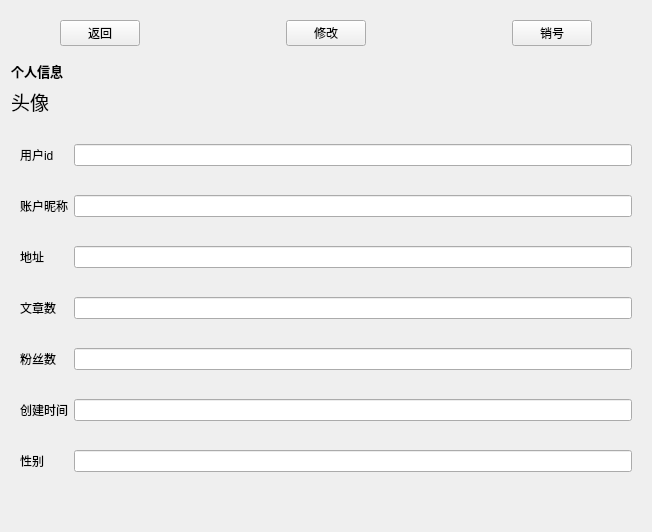
<?xml version="1.0" encoding="UTF-8"?>
<ui version="4.0">
 <class>Form</class>
 <widget class="QWidget" name="Form">
  <property name="geometry">
   <rect>
    <x>0</x>
    <y>0</y>
    <width>652</width>
    <height>532</height>
   </rect>
  </property>
  <property name="windowTitle">
   <string>Form</string>
  </property>
  <layout class="QVBoxLayout" name="verticalLayout">
   <item>
    <widget class="QWidget" name="widget_2" native="true">
     <property name="sizePolicy">
      <sizepolicy hsizetype="Preferred" vsizetype="Fixed">
       <horstretch>0</horstretch>
       <verstretch>0</verstretch>
      </sizepolicy>
     </property>
     <layout class="QHBoxLayout" name="horizontalLayout">
      <item>
       <spacer name="horizontalSpacer_2">
        <property name="orientation">
         <enum>Qt::Horizontal</enum>
        </property>
        <property name="sizeType">
         <enum>QSizePolicy::Fixed</enum>
        </property>
        <property name="sizeHint" stdset="0">
         <size>
          <width>40</width>
          <height>20</height>
         </size>
        </property>
       </spacer>
      </item>
      <item>
       <widget class="QPushButton" name="pushButton">
        <property name="sizePolicy">
         <sizepolicy hsizetype="Fixed" vsizetype="Fixed">
          <horstretch>0</horstretch>
          <verstretch>0</verstretch>
         </sizepolicy>
        </property>
        <property name="text">
         <string>返回</string>
        </property>
       </widget>
      </item>
      <item>
       <spacer name="horizontalSpacer_4">
        <property name="orientation">
         <enum>Qt::Horizontal</enum>
        </property>
        <property name="sizeHint" stdset="0">
         <size>
          <width>40</width>
          <height>20</height>
         </size>
        </property>
       </spacer>
      </item>
      <item>
       <widget class="QPushButton" name="pushButton_2">
        <property name="sizePolicy">
         <sizepolicy hsizetype="Fixed" vsizetype="Fixed">
          <horstretch>0</horstretch>
          <verstretch>0</verstretch>
         </sizepolicy>
        </property>
        <property name="text">
         <string>修改</string>
        </property>
       </widget>
      </item>
      <item>
       <spacer name="horizontalSpacer">
        <property name="orientation">
         <enum>Qt::Horizontal</enum>
        </property>
        <property name="sizeHint" stdset="0">
         <size>
          <width>40</width>
          <height>20</height>
         </size>
        </property>
       </spacer>
      </item>
      <item>
       <widget class="QPushButton" name="pushButton_3">
        <property name="text">
         <string>销号</string>
        </property>
       </widget>
      </item>
      <item>
       <spacer name="horizontalSpacer_3">
        <property name="orientation">
         <enum>Qt::Horizontal</enum>
        </property>
        <property name="sizeType">
         <enum>QSizePolicy::Fixed</enum>
        </property>
        <property name="sizeHint" stdset="0">
         <size>
          <width>40</width>
          <height>20</height>
         </size>
        </property>
       </spacer>
      </item>
     </layout>
    </widget>
   </item>
   <item>
    <widget class="QLabel" name="label">
     <property name="sizePolicy">
      <sizepolicy hsizetype="Preferred" vsizetype="Fixed">
       <horstretch>0</horstretch>
       <verstretch>0</verstretch>
      </sizepolicy>
     </property>
     <property name="font">
      <font>
       <family>Arial</family>
       <pointsize>10</pointsize>
       <weight>75</weight>
       <bold>true</bold>
      </font>
     </property>
     <property name="text">
      <string>个人信息</string>
     </property>
    </widget>
   </item>
   <item>
    <widget class="QLabel" name="label_2">
     <property name="sizePolicy">
      <sizepolicy hsizetype="Fixed" vsizetype="Fixed">
       <horstretch>0</horstretch>
       <verstretch>0</verstretch>
      </sizepolicy>
     </property>
     <property name="font">
      <font>
       <family>Arial</family>
       <pointsize>14</pointsize>
      </font>
     </property>
     <property name="text">
      <string>头像</string>
     </property>
     <property name="textFormat">
      <enum>Qt::PlainText</enum>
     </property>
    </widget>
   </item>
   <item>
    <widget class="QWidget" name="widget" native="true">
     <property name="sizePolicy">
      <sizepolicy hsizetype="Preferred" vsizetype="Preferred">
       <horstretch>0</horstretch>
       <verstretch>0</verstretch>
      </sizepolicy>
     </property>
     <layout class="QGridLayout" name="gridLayout">
      <item row="10" column="1">
       <widget class="QLineEdit" name="user_ct_l">
        <property name="readOnly">
         <bool>true</bool>
        </property>
       </widget>
      </item>
      <item row="0" column="1">
       <widget class="QLineEdit" name="user_id_l">
        <property name="readOnly">
         <bool>true</bool>
        </property>
       </widget>
      </item>
      <item row="2" column="0">
       <widget class="QLabel" name="label_3">
        <property name="sizePolicy">
         <sizepolicy hsizetype="Preferred" vsizetype="Fixed">
          <horstretch>0</horstretch>
          <verstretch>0</verstretch>
         </sizepolicy>
        </property>
        <property name="text">
         <string>账户昵称</string>
        </property>
       </widget>
      </item>
      <item row="12" column="1">
       <widget class="QLineEdit" name="user_sex_l">
        <property name="readOnly">
         <bool>false</bool>
        </property>
       </widget>
      </item>
      <item row="8" column="0">
       <widget class="QLabel" name="label_5">
        <property name="sizePolicy">
         <sizepolicy hsizetype="Preferred" vsizetype="Fixed">
          <horstretch>0</horstretch>
          <verstretch>0</verstretch>
         </sizepolicy>
        </property>
        <property name="text">
         <string>粉丝数</string>
        </property>
       </widget>
      </item>
      <item row="7" column="1">
       <spacer name="verticalSpacer_5">
        <property name="orientation">
         <enum>Qt::Vertical</enum>
        </property>
        <property name="sizeType">
         <enum>QSizePolicy::Fixed</enum>
        </property>
        <property name="sizeHint" stdset="0">
         <size>
          <width>20</width>
          <height>10</height>
         </size>
        </property>
       </spacer>
      </item>
      <item row="1" column="1">
       <spacer name="verticalSpacer">
        <property name="orientation">
         <enum>Qt::Vertical</enum>
        </property>
        <property name="sizeType">
         <enum>QSizePolicy::Fixed</enum>
        </property>
        <property name="sizeHint" stdset="0">
         <size>
          <width>20</width>
          <height>10</height>
         </size>
        </property>
       </spacer>
      </item>
      <item row="6" column="1">
       <widget class="QLineEdit" name="user_art_l">
        <property name="readOnly">
         <bool>true</bool>
        </property>
       </widget>
      </item>
      <item row="2" column="1">
       <widget class="QLineEdit" name="user_name_l">
        <property name="readOnly">
         <bool>false</bool>
        </property>
       </widget>
      </item>
      <item row="6" column="0">
       <widget class="QLabel" name="label_4">
        <property name="sizePolicy">
         <sizepolicy hsizetype="Preferred" vsizetype="Fixed">
          <horstretch>0</horstretch>
          <verstretch>0</verstretch>
         </sizepolicy>
        </property>
        <property name="text">
         <string>文章数</string>
        </property>
       </widget>
      </item>
      <item row="5" column="1">
       <spacer name="verticalSpacer_4">
        <property name="orientation">
         <enum>Qt::Vertical</enum>
        </property>
        <property name="sizeType">
         <enum>QSizePolicy::Fixed</enum>
        </property>
        <property name="sizeHint" stdset="0">
         <size>
          <width>20</width>
          <height>10</height>
         </size>
        </property>
       </spacer>
      </item>
      <item row="4" column="0">
       <widget class="QLabel" name="label_8">
        <property name="sizePolicy">
         <sizepolicy hsizetype="Preferred" vsizetype="Fixed">
          <horstretch>0</horstretch>
          <verstretch>0</verstretch>
         </sizepolicy>
        </property>
        <property name="text">
         <string>地址</string>
        </property>
       </widget>
      </item>
      <item row="8" column="1">
       <widget class="QLineEdit" name="user_fans_l">
        <property name="readOnly">
         <bool>true</bool>
        </property>
       </widget>
      </item>
      <item row="3" column="1">
       <spacer name="verticalSpacer_3">
        <property name="orientation">
         <enum>Qt::Vertical</enum>
        </property>
        <property name="sizeType">
         <enum>QSizePolicy::Fixed</enum>
        </property>
        <property name="sizeHint" stdset="0">
         <size>
          <width>20</width>
          <height>10</height>
         </size>
        </property>
       </spacer>
      </item>
      <item row="13" column="1">
       <spacer name="verticalSpacer_2">
        <property name="orientation">
         <enum>Qt::Vertical</enum>
        </property>
        <property name="sizeType">
         <enum>QSizePolicy::Fixed</enum>
        </property>
        <property name="sizeHint" stdset="0">
         <size>
          <width>20</width>
          <height>20</height>
         </size>
        </property>
       </spacer>
      </item>
      <item row="9" column="1">
       <spacer name="verticalSpacer_6">
        <property name="orientation">
         <enum>Qt::Vertical</enum>
        </property>
        <property name="sizeType">
         <enum>QSizePolicy::Fixed</enum>
        </property>
        <property name="sizeHint" stdset="0">
         <size>
          <width>20</width>
          <height>10</height>
         </size>
        </property>
       </spacer>
      </item>
      <item row="4" column="1">
       <widget class="QLineEdit" name="user_add_l">
        <property name="readOnly">
         <bool>false</bool>
        </property>
       </widget>
      </item>
      <item row="12" column="0">
       <widget class="QLabel" name="label_11">
        <property name="text">
         <string>性别</string>
        </property>
       </widget>
      </item>
      <item row="11" column="1">
       <spacer name="verticalSpacer_7">
        <property name="orientation">
         <enum>Qt::Vertical</enum>
        </property>
        <property name="sizeType">
         <enum>QSizePolicy::Fixed</enum>
        </property>
        <property name="sizeHint" stdset="0">
         <size>
          <width>20</width>
          <height>10</height>
         </size>
        </property>
       </spacer>
      </item>
      <item row="0" column="0">
       <widget class="QLabel" name="label_10">
        <property name="sizePolicy">
         <sizepolicy hsizetype="Preferred" vsizetype="Fixed">
          <horstretch>0</horstretch>
          <verstretch>0</verstretch>
         </sizepolicy>
        </property>
        <property name="text">
         <string>用户id</string>
        </property>
       </widget>
      </item>
      <item row="10" column="0">
       <widget class="QLabel" name="label_6">
        <property name="text">
         <string>创建时间</string>
        </property>
       </widget>
      </item>
     </layout>
    </widget>
   </item>
  </layout>
 </widget>
 <tabstops>
  <tabstop>user_id_l</tabstop>
  <tabstop>user_name_l</tabstop>
  <tabstop>user_add_l</tabstop>
  <tabstop>user_art_l</tabstop>
  <tabstop>user_fans_l</tabstop>
  <tabstop>user_ct_l</tabstop>
  <tabstop>user_sex_l</tabstop>
  <tabstop>pushButton</tabstop>
 </tabstops>
 <resources/>
 <connections/>
</ui>
